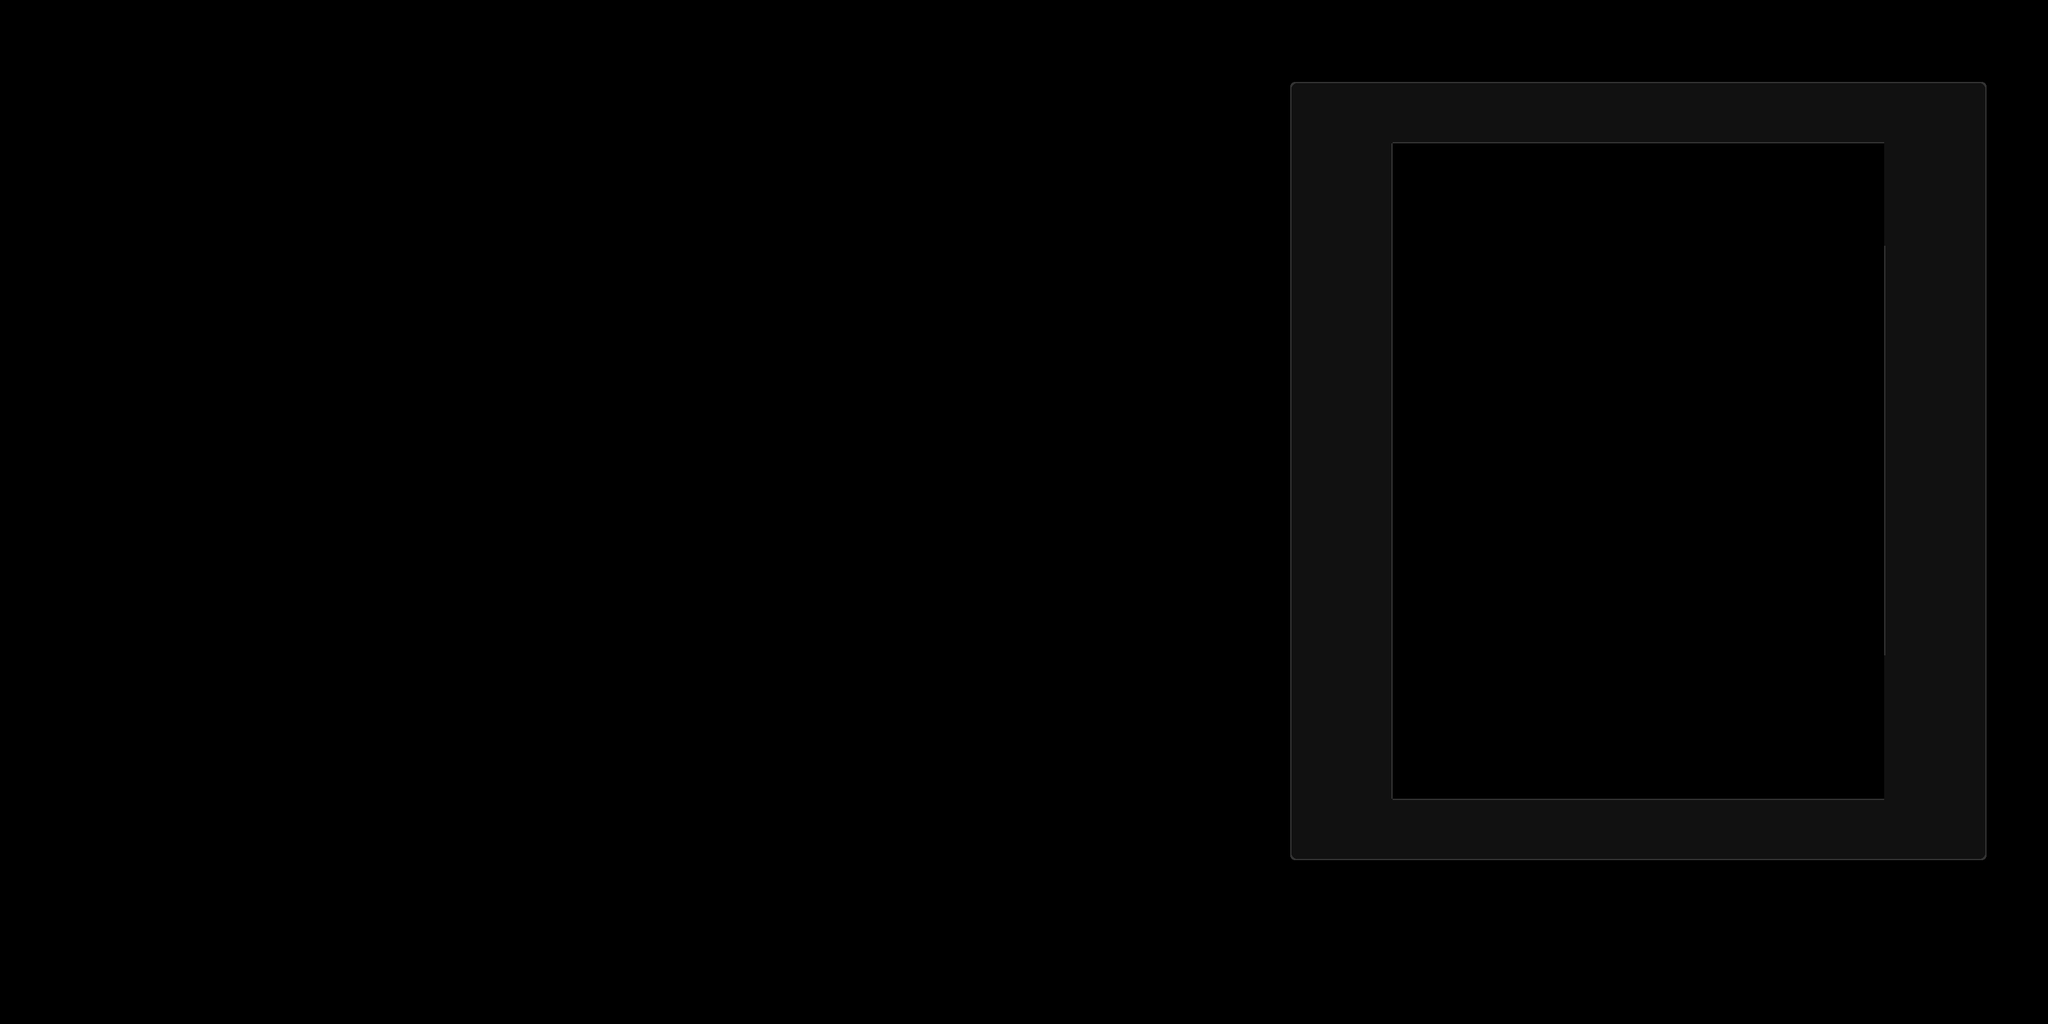

Rendered tile map (Tiled .tmx) drawn with the repository's tilesets; below, a short description and the map source with its tile grids summarised:
An orthogonal 100x50 tile map with 32x32 px tiles, 1 tile layer (Tile Layer 1) and 105 objects (29x Platform, 19x Alttrigger, 11x Dummy, 10x Multitrigger, 10x Condtrigger, ...).

<map version="1.2" tiledversion="1.3.1" orientation="orthogonal" renderorder="right-down" compressionlevel="0" width="100" height="50" tilewidth="32" tileheight="32" infinite="0" nextlayerid="4" nextobjectid="120">
 <tileset firstgid="1" source="main.tsx" />
 <layer id="1" name="Tile Layer 1" width="100" height="50">
  <data>[5000 cells, 524 non-empty, 9 distinct tile ids]</data>
 </layer>
 <objectgroup id="2" name="collision-layer">
  <object id="86" x="2176" y="224">
   <polyline points="0,0 768,0 768,1024 0,1024 0,0" />
  </object>
 </objectgroup>
 <objectgroup id="3" name="event-layer">
  <object id="5" name="Dummy" type="Dummy" x="1856" y="1344" width="32" height="32">
   <properties>
    <property name="triggeredId" value="point1end" />
   </properties>
  </object>
  <object id="7" name="Platform" type="Platform" x="608" y="160" width="608" height="32">
   <properties>
    <property name="triggeredId" value="platform2a" />
   </properties>
  </object>
  <object id="8" name="Platform" type="Platform" x="224" y="192" width="32" height="32">
   <properties>
    <property name="connections" value="platform3a" />
    <property name="speed" type="float" value="4" />
    <property name="triggeredId" value="platform3crux" />
   </properties>
  </object>
  <object id="9" name="Platform" type="Platform" x="768" y="192" width="608" height="32">
   <properties>
    <property name="triggeredId" value="platform3a" />
   </properties>
  </object>
  <object id="10" name="Platform" type="Platform" x="256" y="160" width="32" height="32">
   <properties>
    <property name="connections" value="platform2a" />
    <property name="speed" type="float" value="4" />
    <property name="triggeredId" value="platform2crux" />
   </properties>
  </object>
  <object id="11" name="Platform" type="Platform" x="1088" y="256" width="288" height="32">
   <properties>
    <property name="triggeredId" value="platform5a" />
   </properties>
  </object>
  <object id="12" name="Platform" type="Platform" x="160" y="256" width="32" height="32">
   <properties>
    <property name="connections" value="platform5a,platform5b" />
    <property name="speed" type="float" value="4" />
    <property name="triggeredId" value="platform5crux" />
   </properties>
  </object>
  <object id="13" name="Platform" type="Platform" x="608" y="224" width="288" height="32">
   <properties>
    <property name="triggeredId" value="platform4a" />
   </properties>
  </object>
  <object id="14" name="Platform" type="Platform" x="192" y="224" width="32" height="32">
   <properties>
    <property name="connections" value="platform4a,platform4b" />
    <property name="speed" type="float" value="4" />
    <property name="triggeredId" value="platform4crux" />
   </properties>
  </object>
  <object id="15" name="Platform" type="Platform" x="1056" y="288" width="320" height="32">
   <properties>
    <property name="triggeredId" value="platform6a" />
   </properties>
  </object>
  <object id="16" name="Platform" type="Platform" x="128" y="288" width="32" height="32">
   <properties>
    <property name="connections" value="platform6a,platform6b" />
    <property name="speed" type="float" value="4" />
    <property name="triggeredId" value="platform6crux" />
   </properties>
  </object>
  <object id="17" name="Platform" type="Platform" x="608" y="320" width="192" height="32">
   <properties>
    <property name="triggeredId" value="platform7a" />
   </properties>
  </object>
  <object id="18" name="Platform" type="Platform" x="96" y="320" width="32" height="32">
   <properties>
    <property name="connections" value="platform7a,platform7b,platform7c" />
    <property name="speed" type="float" value="4" />
    <property name="triggeredId" value="platform7crux" />
   </properties>
  </object>
  <object id="19" name="Platform" type="Platform" x="992" y="224" width="288" height="32">
   <properties>
    <property name="triggeredId" value="platform4b" />
   </properties>
  </object>
  <object id="20" name="Platform" type="Platform" x="608" y="256" width="320" height="32">
   <properties>
    <property name="triggeredId" value="platform5b" />
   </properties>
  </object>
  <object id="21" name="Platform" type="Platform" x="704" y="288" width="256" height="32">
   <properties>
    <property name="triggeredId" value="platform6b" />
   </properties>
  </object>
  <object id="22" name="Platform" type="Platform" x="896" y="320" width="192" height="32">
   <properties>
    <property name="triggeredId" value="platform7b" />
   </properties>
  </object>
  <object id="23" name="Platform" type="Platform" x="1184" y="320" width="192" height="32">
   <properties>
    <property name="triggeredId" value="platform7c" />
   </properties>
  </object>
  </objectgroup>
</map>
<!-- 86 of 105 objects omitted -->
